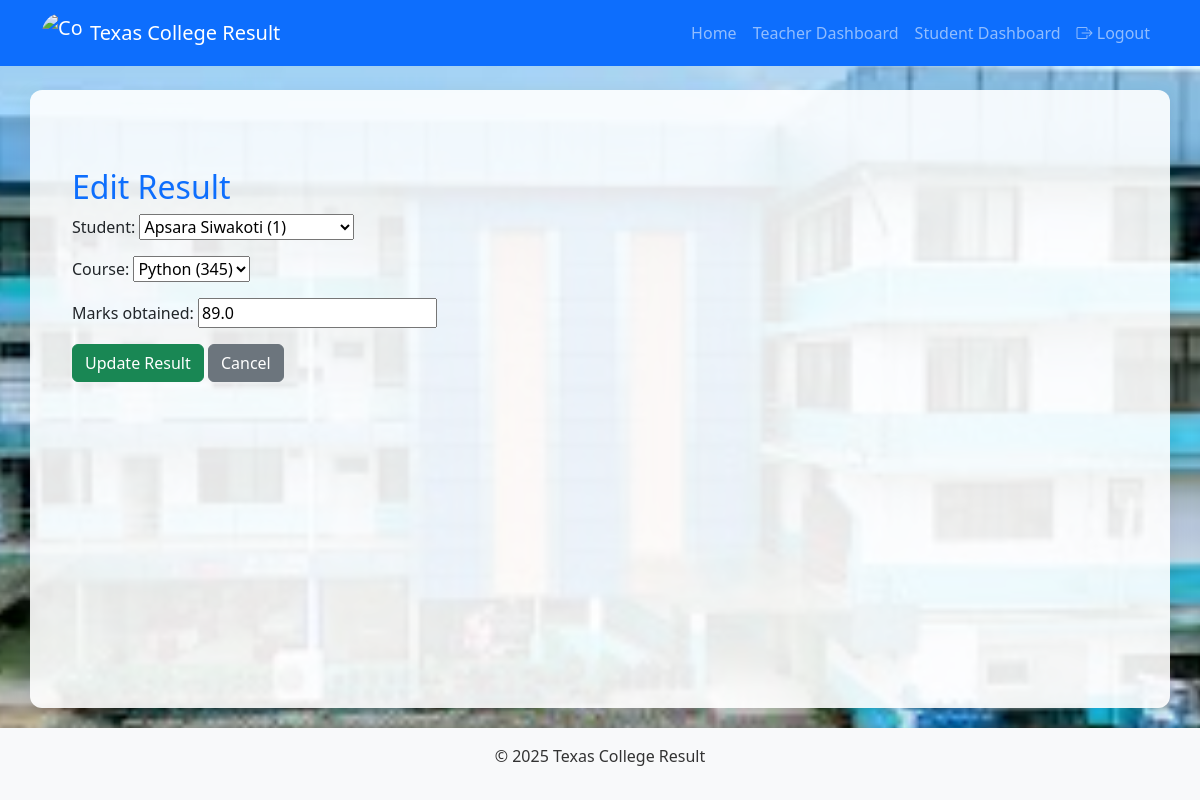
Screenshot of /edit_result/1/ (signed in) with the database file from the repository.
### myapp/models.py (models this page shows, shortened)
class Result(models.Model):
    student = models.ForeignKey(Student, on_delete=models.CASCADE, related_name='results')
    course = models.ForeignKey(Course, on_delete=models.CASCADE, related_name='results')
    marks_obtained = models.FloatField()
    class Meta:
        unique_together = ('student', 'course')  # Prevent duplicate result entry

### myapp/views.py (the view)
# urls.py: path('edit_result/<int:result_id>/', views.edit_result, name='edit_result'),
@login_required
def edit_result(request, result_id):
    if not hasattr(request.user, 'teacher'):
        messages.error(request, "Access denied.")
        return redirect('login')
    teacher = request.user.teacher
    result = Result.objects.get(id=result_id)
    if result.course.teacher != teacher:
        messages.error(request, "You can only edit your own course results.")
        return redirect('view_results')
    if request.method == 'POST':
        form = ResultForm(teacher=teacher, data=request.POST, instance=result)
        if form.is_valid():
            form.save()
            messages.success(request, "Result updated successfully.")
            return redirect('view_results')
    else:
        form = ResultForm(teacher=teacher, instance=result)
    return render(request, 'edit_result.html', {'form': form, 'result': result})

### myapp/forms.py
class ResultForm(forms.ModelForm):
    class Meta:
        model = Result
        fields = ['student', 'course', 'marks_obtained']
    def __init__(self, teacher=None, *args, **kwargs):
        super(ResultForm, self).__init__(*args, **kwargs)
        if teacher:
            self.fields['course'].queryset = Course.objects.filter(teacher=teacher)
            self.fields['student'].queryset = Student.objects.filter(courses__teacher=teacher).distinct()

### myapp/models.py (called while the page is built)
    def __str__(self):
         return f"{self.full_name} ({self.roll_number})"

    def __str__(self):
        return f"{self.name} ({self.code})"

### myapp/templates/edit_result.html (shortened to what this page needs)
{% extends 'base.html' %}
{% load static %}
{% block content %}
<div class="container mt-5">
    <h2 class="text-primary">Edit Result</h2>
    <form method="post">
        {{ form.as_p }}
        <button type="submit" class="btn btn-success">Update Result</button>
        <a href="{% url 'view_results' %}" class="btn btn-secondary">Cancel</a>
    </form>
</div>
{% endblock %}

### myapp/static/css/style.css (style rules this page uses)
body { background: url('/static/images/images1.png') no-repeat center center fixed; background-size: cover; min-height: 100vh; display: flex; flex-direction: column; font-family: 'Segoe UI', Tahoma, Geneva, Verdana, sans-serif; }

### rows the page displays
Result: student "Apsara Siwakoti (1)", course "Python (345)", marks_obtained "89.0"
